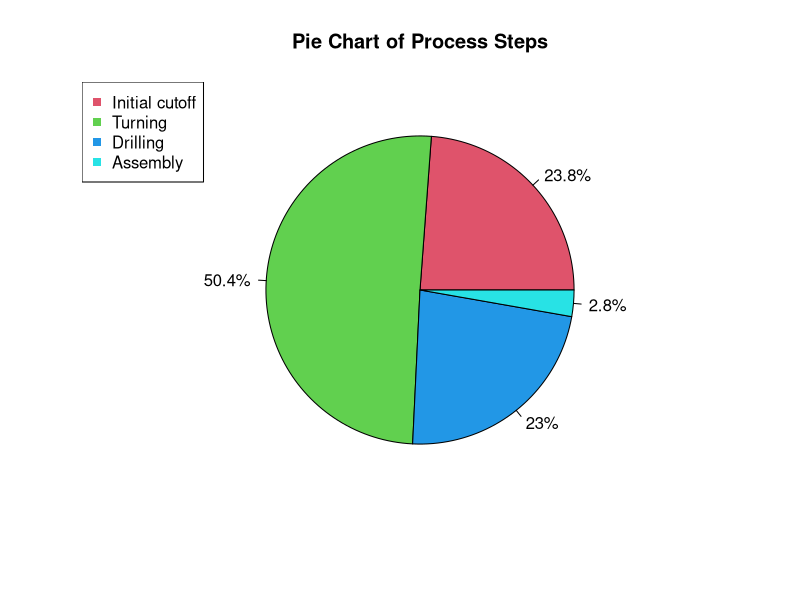
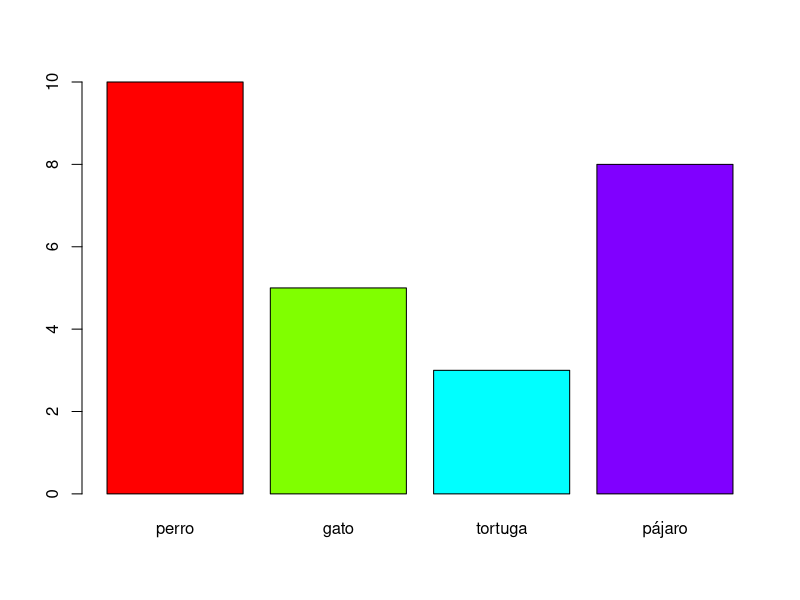

Write the R code that produced these figures, in order.
Freq = c(86, 182, 83, 10)
#To label categories
Process = c('Initial cutoff', 'Turning', 'Drilling', 'Assembly')
#To calculate percentages
Percents = round(Freq/sum(Freq)*100,1)
label = paste(Percents, '%', sep='') # add % to labels
#Pie Chart with percentages
pie(Freq, labels = label, col=c(2,3,4,5), main='Pie Chart of Process Steps')
#To add a legend. Note: “pch” specifies various point shapes.
legend('topleft', Process, col=c(2,3,4,5), pch=15)



# EJEMPLO 2

# Vamos a crear dos variables para la representación
animales <- c('perro', 'gato','tortuga','pájaro') 
numero <- c(10,5,3,8)
barplot(height=numero,names=animales,col=rainbow(4))
